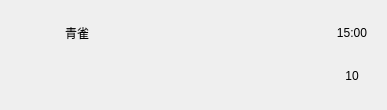
<?xml version="1.0" encoding="UTF-8"?>
<ui version="4.0">
 <class>ChatListItem</class>
 <widget class="QWidget" name="ChatListItem">
  <property name="geometry">
   <rect>
    <x>0</x>
    <y>0</y>
    <width>387</width>
    <height>110</height>
   </rect>
  </property>
  <property name="sizePolicy">
   <sizepolicy hsizetype="Preferred" vsizetype="Fixed">
    <horstretch>0</horstretch>
    <verstretch>0</verstretch>
   </sizepolicy>
  </property>
  <property name="windowTitle">
   <string>Form</string>
  </property>
  <layout class="QHBoxLayout" name="horizontalLayout">
   <property name="spacing">
    <number>5</number>
   </property>
   <property name="leftMargin">
    <number>10</number>
   </property>
   <property name="topMargin">
    <number>10</number>
   </property>
   <property name="rightMargin">
    <number>10</number>
   </property>
   <property name="bottomMargin">
    <number>10</number>
   </property>
   <item>
    <widget class="QLabel" name="head_portrait_lb">
     <property name="sizePolicy">
      <sizepolicy hsizetype="Fixed" vsizetype="Fixed">
       <horstretch>0</horstretch>
       <verstretch>0</verstretch>
      </sizepolicy>
     </property>
     <property name="minimumSize">
      <size>
       <width>50</width>
       <height>50</height>
      </size>
     </property>
     <property name="maximumSize">
      <size>
       <width>50</width>
       <height>50</height>
      </size>
     </property>
     <property name="text">
      <string/>
     </property>
     <property name="alignment">
      <set>Qt::AlignCenter</set>
     </property>
    </widget>
   </item>
   <item>
    <layout class="QVBoxLayout" name="verticalLayout_2">
     <item>
      <widget class="QLabel" name="user_name_lb">
       <property name="minimumSize">
        <size>
         <width>0</width>
         <height>30</height>
        </size>
       </property>
       <property name="maximumSize">
        <size>
         <width>16777215</width>
         <height>30</height>
        </size>
       </property>
       <property name="text">
        <string>青雀</string>
       </property>
      </widget>
     </item>
     <item>
      <widget class="QLabel" name="new_msg_lb">
       <property name="sizePolicy">
        <sizepolicy hsizetype="Preferred" vsizetype="Fixed">
         <horstretch>0</horstretch>
         <verstretch>0</verstretch>
        </sizepolicy>
       </property>
       <property name="minimumSize">
        <size>
         <width>0</width>
         <height>30</height>
        </size>
       </property>
       <property name="maximumSize">
        <size>
         <width>16777215</width>
         <height>30</height>
        </size>
       </property>
       <property name="text">
        <string/>
       </property>
      </widget>
     </item>
    </layout>
   </item>
   <item>
    <spacer name="horizontalSpacer">
     <property name="orientation">
      <enum>Qt::Horizontal</enum>
     </property>
     <property name="sizeHint" stdset="0">
      <size>
       <width>40</width>
       <height>20</height>
      </size>
     </property>
    </spacer>
   </item>
   <item>
    <layout class="QVBoxLayout" name="verticalLayout">
     <item>
      <widget class="QLabel" name="new_time_msg_lb">
       <property name="sizePolicy">
        <sizepolicy hsizetype="Fixed" vsizetype="Fixed">
         <horstretch>0</horstretch>
         <verstretch>0</verstretch>
        </sizepolicy>
       </property>
       <property name="minimumSize">
        <size>
         <width>50</width>
         <height>30</height>
        </size>
       </property>
       <property name="maximumSize">
        <size>
         <width>50</width>
         <height>30</height>
        </size>
       </property>
       <property name="text">
        <string>15:00</string>
       </property>
       <property name="alignment">
        <set>Qt::AlignCenter</set>
       </property>
      </widget>
     </item>
     <item>
      <widget class="QLabel" name="unread_msg_cnt_lb">
       <property name="sizePolicy">
        <sizepolicy hsizetype="Fixed" vsizetype="Fixed">
         <horstretch>0</horstretch>
         <verstretch>0</verstretch>
        </sizepolicy>
       </property>
       <property name="minimumSize">
        <size>
         <width>50</width>
         <height>30</height>
        </size>
       </property>
       <property name="maximumSize">
        <size>
         <width>50</width>
         <height>30</height>
        </size>
       </property>
       <property name="text">
        <string>10</string>
       </property>
       <property name="alignment">
        <set>Qt::AlignCenter</set>
       </property>
      </widget>
     </item>
    </layout>
   </item>
  </layout>
 </widget>
 <resources/>
 <connections/>
</ui>
